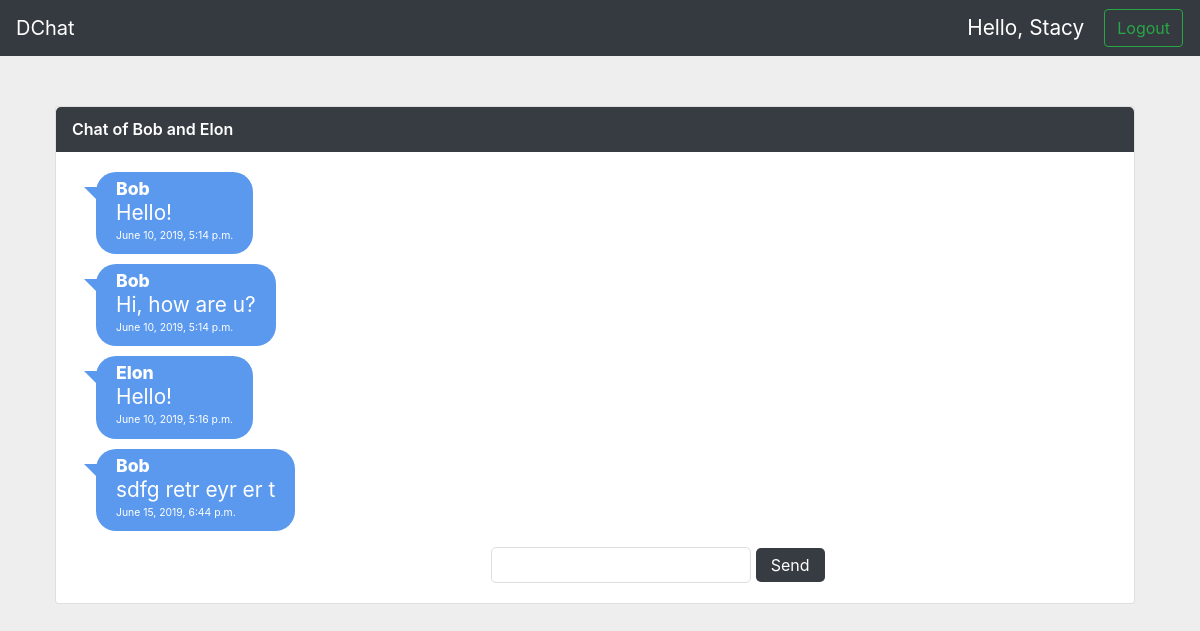
/chat/9GMq8PUiZb (signed in), run on the app's committed database.
### chat_app/models.py (models this page shows, shortened)
class ChatRoom(models.Model):
    chat_id = models.CharField(max_length=500)
    user1 = models.ForeignKey(User, on_delete=models.DO_NOTHING, related_name='sender')
    user2 = models.ForeignKey(User, on_delete=models.DO_NOTHING, related_name='receiver')
    def __str__(self):
        return f'{self.chat_id}'

class Message(models.Model):
    text = models.CharField(max_length=500)
    user_sender = models.ForeignKey(User, on_delete=models.DO_NOTHING, related_name='sender_message', default=None)
    date_posted = models.DateTimeField(auto_now_add=True)
    chatroom = models.ForeignKey(ChatRoom, on_delete=models.DO_NOTHING, default=None)

### chat_app/views.py (the view, shortened to what this page needs)
# urls.py: url(r'^chat/(?P<pk>\w+)$', ChatView.as_view())
class ChatView(View):
    def get(self, request, pk):
        user_sender = self.request.user
        if len(str(pk)) == 10:
            chatroom = list(ChatRoom.objects.filter(chat_id=pk))
            messages = list(Message.objects.filter(chatroom=chatroom[0].id))
            return render(request, 'chat.html', {'chatroom': chatroom[0],
                                                 'messages': messages,
                                                 'user_sender': user_sender})

### chat_app/templates/chat.html (shortened to what this page needs)
{% extends 'base.html' %}
{% load staticfiles %}
{% load static %}
{% block body %}
<div class="container content">
  <div class="row">
      <div class="col-xl-12 col-lg-12 col-md-12 col-sm-12 col-12">
        <div class="card">
          <div class="card-header">Chat of {{ chatroom.user1 }} and {{ chatroom.user2 }}</div>
            <div class="card-body height3">
              <ul class="chat-list">
                {% for msg in messages %}
                  {% if msg.user_sender == user_sender %}
                    <li class="out">
                        <div class="chat-body">
                            <div class="chat-message">
                                <h5>{{ msg.user_sender }}</h5>
                                <p>{{ msg.text }}</p>
                                <small class="date-posted">{{ msg.date_posted }}</small>
                            </div>
                        </div>
                    </li>
                  {% else %}
                    <li class="in">
                        <div class="chat-body">
                            <div class="chat-message">
                                <h5>{{ msg.user_sender }}</h5>
                                <p>{{ msg.text }}</p>
                                <small class="date-posted">{{ msg.date_posted }}</small>
                            </div>
                        </div>
                    </li>
                  {% endif %}
                {% endfor %}
              </ul>
          <form method="post">
            <input class="new-msg" name="text" type="text">
            <input class="send-msg" type="submit" value="Send" >
          </form>
        </div>
      </div>
    </div>
  </div>
</div>
{% endblock %}

### chat_app/templates/base.html (shortened to what this page needs)
<!DOCTYPE html>
<html lang="en">
<head>
<link rel="stylesheet" href="https://maxcdn.bootstrapcdn.com/bootstrap/4.0.0/css/bootstrap.min.css">
</head>
<body>
    <nav class="navbar navbar-expand-lg navbar-dark bg-dark">
      <div class="collapse navbar-collapse" id="navbarTogglerDemo01">
        <a class="navbar-brand" href="/">DChat</a>
          {% if user.is_authenticated %}
            <p class="user-name">Hello, {{ user.username }}</p>
            <a href="/logout/"><button class="btn btn-outline-success my-2 my-sm-0" type="submit">Logout</button></a>
          {% else %}
            <a href="/sign_up/"><button class="btn btn-outline-success my-2 my-sm-0" type="submit">Sign Up</button></a>
            <a href="/login/"><button class="btn btn-outline-success my-2 my-sm-0" type="submit">Login</button></a>
          {% endif %}
      </div>
    </nav>
    {% block body %}{% endblock %}
</body>
</html>

### chat_app/templates/base.html (style rules this page uses)
body { background:#eee; }
.btn-outline-success { margin: 10px 1px 10px 10px; }
.chat-list { padding: 0; font-size: .8rem; }
.card { margin: 10px 20px 10px 10px; }
.user-name { color: white; margin: 5px 10px 5px 5px; }
.chat-list li { margin-bottom: 10px; overflow: auto; color: #ffffff; }
.chat-list .chat-message { -webkit-border-radius: 20px; -moz-border-radius: 20px; border-radius: 20px; background: #5a99ee; display: inline-block; padding: 10px 20px; position: relative; }
.chat-list .chat-message:before { content: ""; position: absolute; top: 15px; width: 0; height: 0; }
.chat-list .chat-message h5 { margin: 0 0 5px 0; font-weight: 800; line-height: 80%; font-size: 1.1rem; }
.chat-list .chat-message p { line-height: 24px; margin: 0; padding: 0; font-size: 1.3rem; }
p { line-height: 24px; margin: 0; padding: 0; font-size: 1.3rem; }
.chat-list .chat-body { margin-left: 20px; float: left; width: 70%; }
.chat-list .in .chat-message:before { left: -12px; border-bottom: 20px solid transparent; border-right: 20px solid #5a99ee; }
.card .card-header:first-child { -webkit-border-radius: 0.3rem 0.3rem 0 0; -moz-border-radius: 0.3rem 0.3rem 0 0; border-radius: 0.3rem 0.3rem 0 0; }
.card .card-header { background: #373c42; border: 0; font-size: 1rem; padding: .65rem 1rem; position: relative; font-weight: 600; color: #ffffff; }
.content { margin-top:40px; }
.date-posted { font-size: 0.65rem; }
input[type=text] { padding:5px; border:1px solid #ddd; -webkit-border-radius: 5px; border-radius: 5px; }
.new-msg { margin-left: 40%; }
.send-msg { padding:5px 15px; background: #373c42; border:0 none; cursor:pointer; -webkit-border-radius: 5px; border-radius: 5px; color: #ffffff }

### data on the page
ChatRoom: user1 "Bob", user2 "Elon"
Message: user_sender "Bob", text "Hello!", date_posted "June 10, 2019, 5:14 p.m."
Message: user_sender "Bob", text "Hi, how are u?", date_posted "June 10, 2019, 5:14 p.m."
Message: user_sender "Elon", text "Hello!", date_posted "June 10, 2019, 5:16 p.m."
Message: user_sender "Bob", text "sdfg retr eyr er t", date_posted "June 15, 2019, 6:44 p.m."

### other printed values
{{ user.username }} "Stacy"
